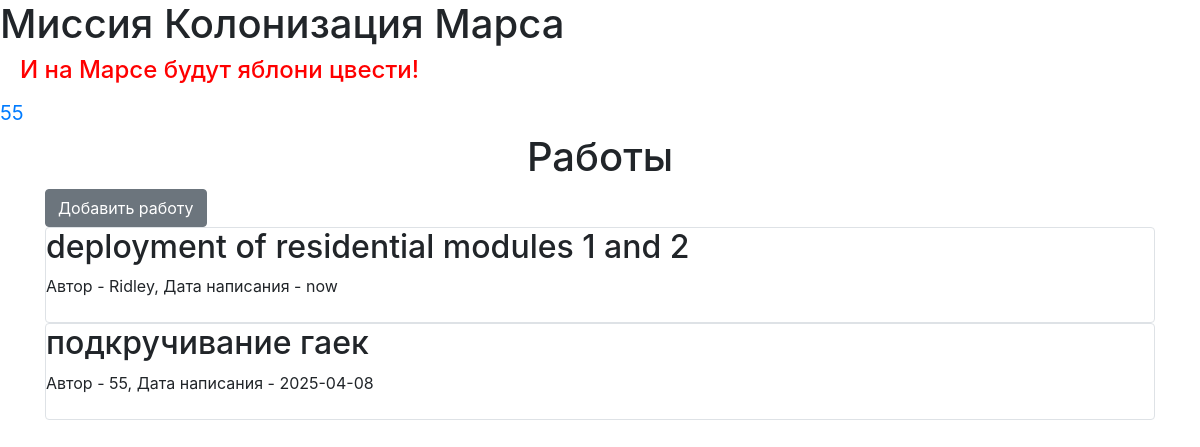
/ (signed in), run on the app's committed database.
### data/users.py (models this page shows, shortened)
class User(SqlAlchemyBase, UserMixin):
    __tablename__ = 'users'
    id = sqlalchemy.Column(sqlalchemy.Integer,
                           primary_key=True, autoincrement=True)
    surname = sqlalchemy.Column(sqlalchemy.String, nullable=True)
    name = sqlalchemy.Column(sqlalchemy.String, nullable=True)
    age = sqlalchemy.Column(sqlalchemy.Integer, nullable=True)
    position = sqlalchemy.Column(sqlalchemy.String, nullable=True)
    speciality = sqlalchemy.Column(sqlalchemy.String, nullable=True)
    address = sqlalchemy.Column(sqlalchemy.String, nullable=True)
    email = sqlalchemy.Column(sqlalchemy.String, index=True, unique=True, nullable=True)
    hashed_password = sqlalchemy.Column(sqlalchemy.String, nullable=True)
    modified_date = sqlalchemy.Column(sqlalchemy.DateTime, default=datetime.datetime.now)
    jobs = orm.relationship("Jobs", back_populates='user')

### data/jobs.py (models this page shows)
class Jobs(SqlAlchemyBase, UserMixin):
    __tablename__ = 'jobs'
    id = sqlalchemy.Column(sqlalchemy.Integer, primary_key=True, autoincrement=True)
    team_leader = sqlalchemy.Column(sqlalchemy.String, sqlalchemy.ForeignKey('users.id'))
    job = sqlalchemy.Column(sqlalchemy.String, nullable=True)
    work_size = sqlalchemy.Column(sqlalchemy.Integer, nullable=True)
    collaborators = sqlalchemy.Column(sqlalchemy.String, nullable=True)
    start_date = sqlalchemy.Column(sqlalchemy.String, nullable=True)
    end_date = sqlalchemy.Column(sqlalchemy.DateTime, default=datetime.datetime.now)
    is_finished = sqlalchemy.Column(sqlalchemy.Boolean, default=True, nullable=True)
    user = orm.relationship('User')

### main.py (the view)
@app.route('/')
def index():
    db_sess = db_session.create_session()
    if current_user.is_authenticated:
        jobs = db_sess.query(Jobs).all()
    else:
        jobs = db_sess.query(Jobs).all()
    return render_template('index.html', jobs=jobs)

### data/db_session.py (called while the page is built)
def create_session() -> Session:
    global __factory
    return __factory()

### main.py (called while the page is built)
@login_manager.user_loader
def load_user(user_id):
    db_sess = db_session.create_session()
    return db_sess.query(User).get(user_id)

### templates/index.html (shortened to what this page needs)
{% extends "base.html" %}
{% block content %}
<h1 align="center">Работы</h1>
{% if current_user.is_authenticated %}
    <a href="jobs" class="btn btn-secondary">Добавить работу</a>
{% endif %}
{% for item in jobs %}
<div class="col-md6 border rounded">
    <h2>{{item.job}}</h2>
    <div>
        Автор - {{item.user.name}}, Дата написания - {{item.start_date}}
    </div>
    <br>
</div>
{% endfor %}
{% endblock %}

### templates/base.html (shortened to what this page needs)
<!doctype html>
<html lang="en">
<head>
    <link rel="stylesheet"
          href="https://stackpath.bootstrapcdn.com/bootstrap/4.4.1/css/bootstrap.min.css"
>
    <link rel="stylesheet" type="text/css" href="{{url_for('static', filename='css/style.css')}}" />
</head>
<body>
<header>
    <h1>Миссия Колонизация Марса</h1>
    <h4>И на Марсе будут яблони цвести!</h4>
        <nav>
        {% if current_user.is_authenticated %}
    <a class="navbar-brand" href="/logout">{{ current_user.name }}</a>
        {% else %}
    <p>
        <a class="btn btn-primary " href="/register">Зарегистрироваться</a>
        <a class="btn btn-success" href="/login">Войти</a>
    </p>
        {% endif %}
    </nav>
</header>
<main role="main" class="container">
    {% block content %}{% endblock %}
</main>
</body>
</html>

### static/css/style.css (style rules this page uses)
h4 { color: #FF0000; text-indent: 20px }

### data on the page
User: name "55"
Jobs: job "deployment of residential modules 1 and 2", user.name "Ridley", start_date "now"
Jobs: job "подкручивание гаек", user.name "55", start_date "2025-04-08"
